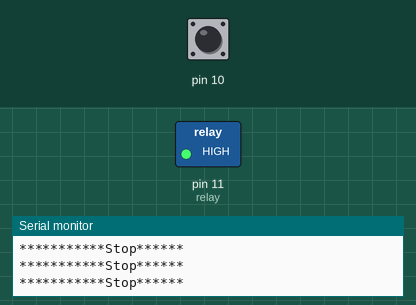
Simulated run of this sketch. Board: Arduino Uno, built with avr-gcc and run on an emulated ATmega328P. On the bench: switched loads named in the sketch (green lamp = pin HIGH), the last lines printed to the serial monitor. Dashed ring = blinking. The test bench sets the inputs (shaded band); at power-on: pin 10 HIGH.

Above: at 1.2 s.
1.3 s: pin 10 driven LOW
At 1.8 s:
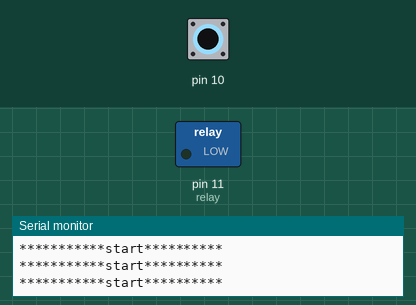
2.8 s: pin 10 driven HIGH
At 3.4 s:
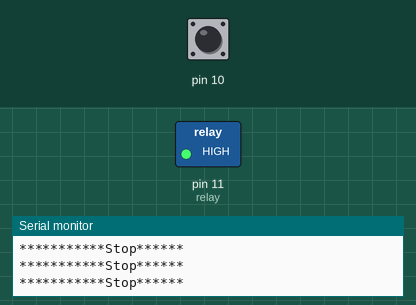
5.8 s: pin 10 pulsed LOW 2 times (0.12 s each, 0.3 s apart)
At 6.04 s:
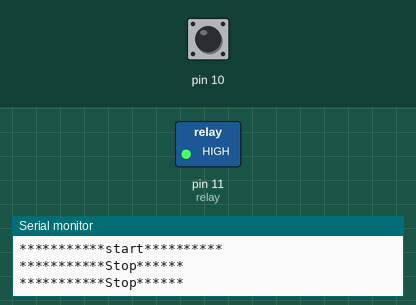
9.4 s: pin 10 pulsed LOW 5 times (0.12 s each, 0.3 s apart)
At 11.5 s:
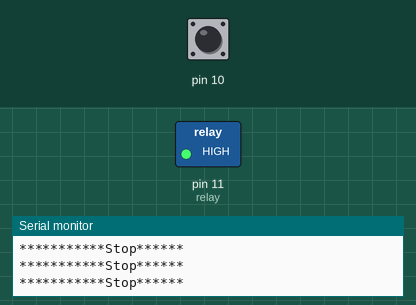
Timing chart, 0 to 13.0 s (numbered marks = the images above; inputs shaded):
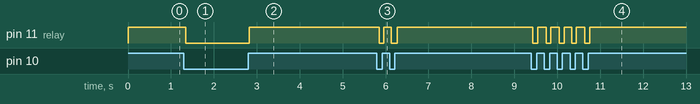

The sketch:

soil_program.ino
```cpp
int relay=11;
int soil=10;
int val;
void setup()
{
  Serial.begin(9600);
  pinMode(relay,OUTPUT);
}
void loop()
{
  val=digitalRead(10);
  if(val==LOW)
  {
    Serial.println("***********start**********");
    digitalWrite(relay,LOW);
  }
  else
  {
    Serial.println("***********Stop******");
    digitalWrite(relay,HIGH);
  }
}
```

Measured:
- after the input at 1.3 s, pin 11 (relay): HIGH → LOW after 0.05 s
- after the input at 2.8 s, pin 11 (relay): LOW → HIGH at once
- after the input at 5.8 s, pin 11 (relay): alternates HIGH for 0.17 s and LOW for 0.13 s, 4 changes in all, then stays HIGH, starting after 0.05 s
- after the input at 9.4 s, pin 11 (relay): alternates HIGH for 0.20 s and LOW for 0.11 s, 10 changes in all, then stays HIGH, starting at once
